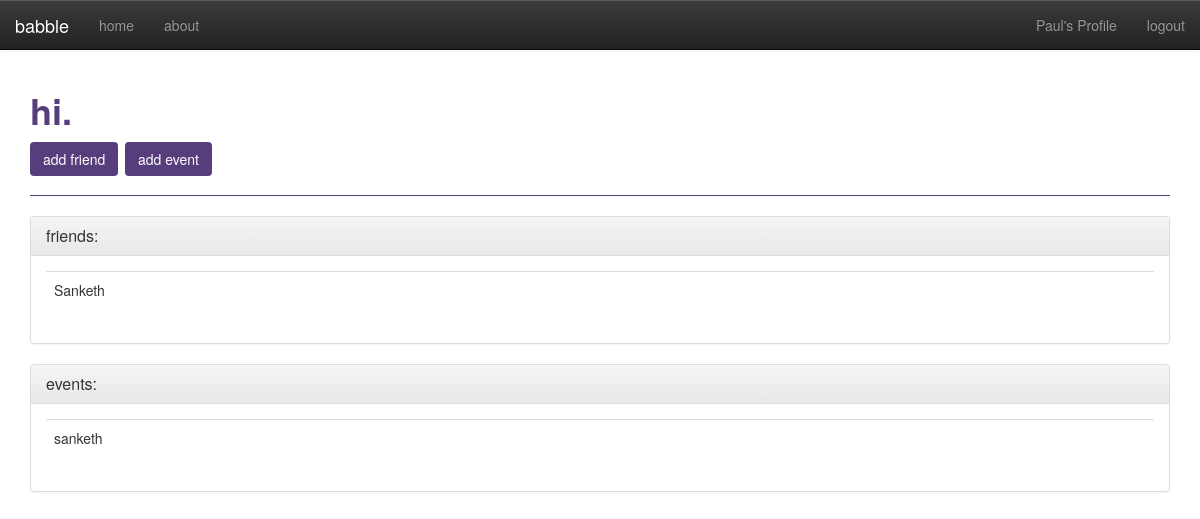
The app's page / (signed in), older data.
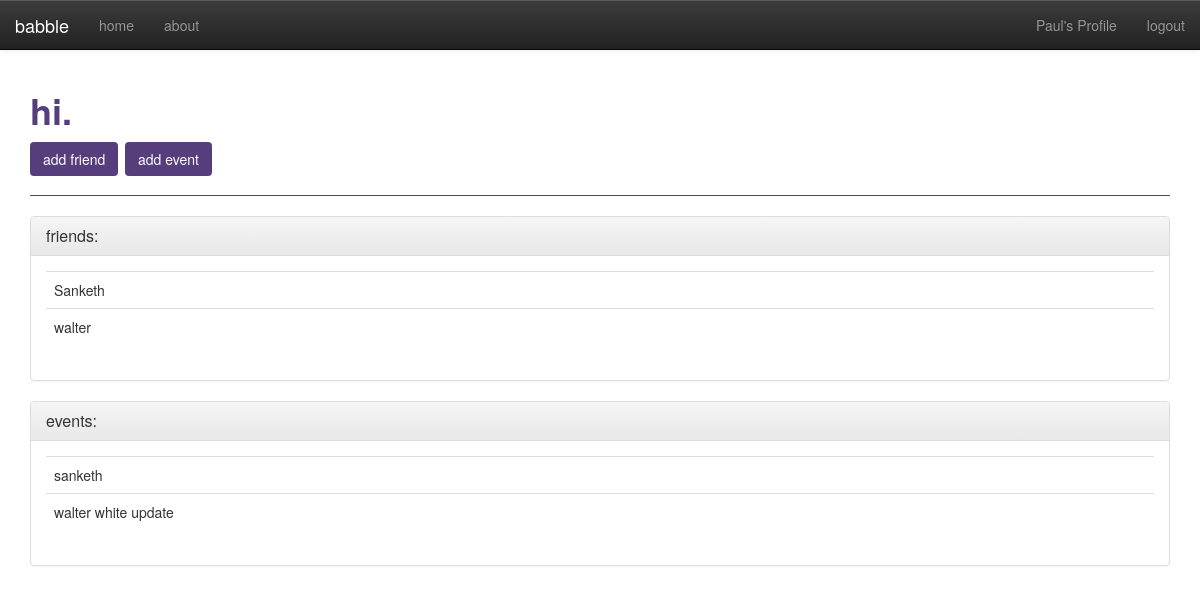
The same page, newer data.
### reminder/models.py (models this page shows, shortened)
class FriendProfile(models.Model):
	friend = models.ForeignKey(User, related_name='owns')
	firstName = models.CharField(max_length=40)
	lastName = models.CharField(max_length=40)
	blurb = models.CharField(max_length=140, blank=True)
	storyNotes = models.TextField(blank=True)

class Event(models.Model):
	owner = models.ForeignKey(User, related_name='asked')
	participants = models.ManyToManyField('FriendProfile')
	name = models.CharField(max_length=40)
	WEEKLY = 'WE'
	MONTHLY = 'MO'
	BIWEEKLY = 'BI'
	YEARLY = 'YE'
	FREQUENCY_CHOICES = (
		(WEEKLY, 'Weekly'),
		(MONTHLY, 'Monthly'),
		(BIWEEKLY, 'Every other week'),
		(YEARLY, 'Yearly'),
	)
	frequency = models.CharField(max_length=2, choices=FREQUENCY_CHOICES, default=MONTHLY)
	time = models.DateField()
	emailReminder = models.BooleanField()
	text = models.TextField(blank=True)

### reminder/views.py (the view)
# urls.py: url(r'^$', 'index', name='index'),
def index(request):
	user = request.user
	if user.is_authenticated():
		friend_list = user.owns.all
		event_list = user.asked.all
	else:
		friend_list = []
		event_list = []
	context = { 'friend_list' : friend_list, 'event_list' : event_list }
	return render(request, 'reminder/index.html', context)

### reminder/templates/reminder/index.html (shortened to what this page needs)
{% extends "base.html" %}
{% block content %}
<div class="container">
{% if user.is_authenticated %}
	<div class='page-header'>
		<h1><strong>hi.</strong>
		<br/>
		<small>
			<a href="{% url 'reminder:add_friend' %}"><button class="btn btn-babble">add friend</button></a>
			<a href="{% url 'reminder:add_event' %}"><button class="btn btn-babble">add event</button></a>
		</small>
		</h1>
	</div>
	<div class="panel-group" id="accordion">
		<div class="panel panel-default">
			<div class="panel-heading">
				<h2 class="panel-title">
					<a class="accordion-toggle" data-toggle="collapse" data-parent="#accordion" href="#friendCollapse">
					friends:</a>
				</h2>
			</div>
			<div id="friendCollapse" class="panel-collapse collapse in">
				<div class="panel-body">
					{% if friend_list %}
					<table class="table table-hover">
						{% for friend in friend_list %}
						<tr><td>{{ friend.firstName }}</td></tr>
						{% endfor %}
					{% else %}
						<p>No friends available.</p>
					{% endif %}
					</table>
				</div>
			</div>
		</div>
	</div>
	<br/>
	<div class="panel-group" id="accordion">
		<div class="panel panel-default">
			<div class="panel-heading">
				<h2 class="panel-title">
					<a class="accordion-toggle" data-toggle="collapse" data-parent="#accordion" href="#eventCollapse">
					events:</a>
				</h2>
			</div>
			<div id="eventCollapse" class="panel-collapse collapse in">
				<div class="panel-body">
					{% if event_list %}
					<table class="table table-hover">
						{% for event in event_list %}
						<tr><td>{{ event.name }}</td></tr>
						{% endfor %}
					{% else %}
						<p>No events available.</p>
					{% endif %}
					</table>
				</div>
			</div>
		</div>
	</div>
{% endif %}
</div>
{% endblock %}

### reminder/templates/base.html (shortened to what this page needs)
<!DOCTYPE html>
<html lang="en">
<head>
	{% load staticfiles %}
	<link type="text/css" href="{{STATIC_URL}}bootstrap-3.0.0/dist/css/bootstrap.css" rel="stylesheet"/>
	<link href="{{STATIC_URL}}bootstrap-3.0.0/dist/css/bootstrap-theme.css" rel="stylesheet"/>
	<link type="text/css" href="{{STATIC_URL}}css/base.css" rel="stylesheet"/>
</head>
<body>
	<nav id="headbar" class="navbar navbar-inverse navbar-default navbar-fixed-top">
		<div class="navbar-header">
			<a class="navbar-brand" href="{% url 'reminder:index' %}">babble</a>
		</div>
		<div class="collapse navbar-collapse">
			<ul class="nav navbar-nav">
				<li><a href="{% url 'reminder:index' %}">home</a></li>
				<li><a href="#">about</a></li>
			</ul>
			<ul class="nav navbar-nav navbar-right">
				{% if user.is_authenticated %}
					<li><a href="#">{{ user.first_name }}'s Profile</a></li>
					<li><a href="/accounts/logout">logout</a></li>
				{% else %}
					<li><a href="/accounts/login">Log in</a></li>
					<li><a href="/accounts/add">Create Account</a></li>
				{% endif %}
			</ul>
		</div>
	</nav>
    <div id="content">
        {% block content %}{% endblock %}
    </div>
</body>
</html>

### reminder/static/css/base.css (style rules this page uses)
#headbar { width: 100%; height: 50px; background-color: cyan; }

Row changes from the older to the newer data that the page shows:
added FriendProfile: firstName "walter"
added Event: name "walter white update"
